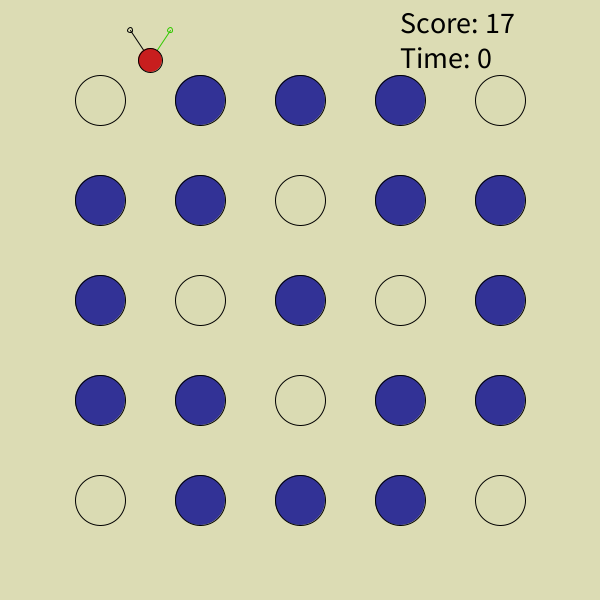
Frame 1 (no input)
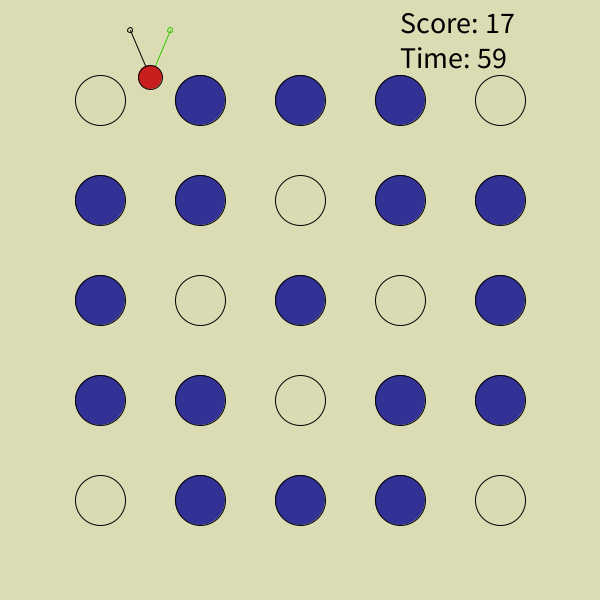
Frame 60 (the mouse pressed at the canvas centre just before this capture)
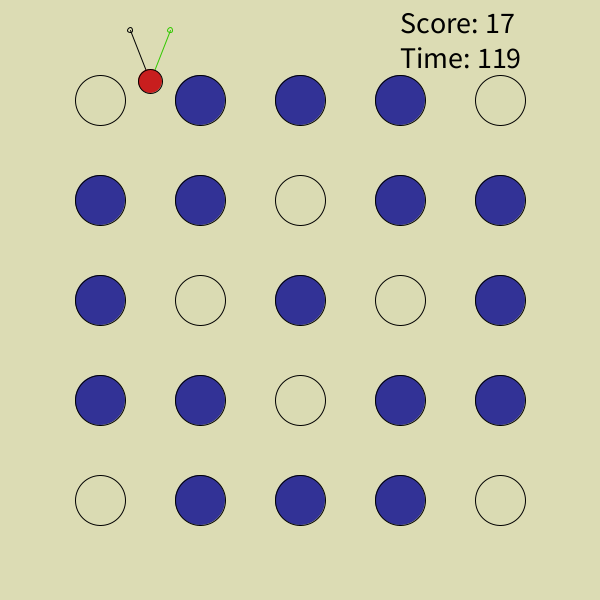
Frame 120 (the mouse held since frame 60 and released just before this capture)

The Processing sketch that drew these frames (run headless with seeded random() and noise(); from frame 60 on, the mouse is pressed at the canvas centre):

// Processing sketch: processing_149361
// ── processing_149361.pde

//GrÃ¶Ã�e des Spielblobs
int xSize;
int ySize;

//Startpunkt des Spielblobs
int xKoordinate=150;
int yKoordinate=60;

//Ankerpunkt erste Feder
int x0=xKoordinate-20;
int y0=yKoordinate-30;

//Ankerpunkt zweite Feder
int x1=xKoordinate+20;
int y1=yKoordinate-30;

//Startgeschwindigkeit
float vx=0f;
float vy=0f;

//Physikalische Konstanten
float mass=0.1f;
float spring=0.01f;
float gravity=9.81f;
float deltat=0.2f;
float friction=0.01f;


//Ankerpunkte in Sechstel-Spielfeldbreiten
int[] xCoords=new int[]{1,2,3,4,5,
                        1,2,3,4,5,
                        1,2,3,4,5,
                        1,2,3,4,5,
                        1,2,3,4,5};
int[] yCoords=new int[]{1,1,1,1,1,
                        2,2,2,2,2,
                        3,3,3,3,3,
                        4,4,4,4,4,
                        5,5,5,5,5};
int[] anchorState=new int[]{0,1,1,1,0, 1,1,0,1,1, 1,0,1,0,1, 1,1,0,1,1, 0,1,1,1,0};

int anchorSize;

//Verwaltungsvariablen
int spielFeldGroesse;
boolean gameover=false;
boolean free=false;
int state=1;
int timer=0;

//KÃ¼nstlerischer Ausdruck
color figurFarbe=color(200,30,30);
color hintergrundFarbe=color(220,220,180);

//PunktezÃ¤hler
int score;

void setup(){
    size(600,600);
    ellipseMode(CENTER);
    textAlign(LEFT,CENTER);
    prepareSpielFeld();
}

void mouseClicked(){
  int clickedAnchor=-1;
  for(int i=0;i<anchorState.length;i++){
    if(dist(xCoords[i],yCoords[i],mouseX,mouseY)<anchorSize/2&&anchorState[i]==1){
      clickedAnchor=i;
      anchorState[i]=0;
      break;
    }
  }
  if(clickedAnchor>-1||gameover){
    free=!free;
    state+=1;
    if(state>2)state=1;
  }
  updateFederAnker();    
}

void updateFederAnker(){ 
  if(free){
    if(state==1){
      x0=mouseX;
      y0=mouseY;
      }else{
        x1=mouseX;
        y1=mouseY;
      }
      free=false;
  }
}

void draw(){
  drawSpielFeld();
  drawSpielFigur();
  updatePhysics();
  updateScore();
  drawScoreBoard();
}

void drawSpielFeld(){
  background(hintergrundFarbe);
  drawAnchors();
}

void drawSpielFigur(){
    //Federn zeichnen - die, die als nÃ¤chste versetzt wird, in grÃ¼n!
    fill(0,0,0,0);

    if(state==2) stroke(50,200,0);
    else stroke(0,0,0);
    line(x0,y0,xKoordinate,yKoordinate);
    ellipse(x0,y0,5,5);
    
    if(state==1) stroke(50,200,0);
    else stroke(0,0,0);
    line(x1,y1,xKoordinate,yKoordinate);
    ellipse(x1,y1,5,5);


    //Spielblob zeichnen
    stroke(0,0,0);
    fill(figurFarbe);
    ellipse(xKoordinate,yKoordinate,xSize,ySize);
}

void drawAnchors(){
    for(int i=0;i<xCoords.length;i++){
        stroke(0);
        if(anchorState[i]==1){
            fill(50,50,150);
        }else if(anchorState[i]==2){
            fill(150,50,50);       
        }else{
            fill(50,150,50,2);
        }
        ellipse(xCoords[i],yCoords[i],anchorSize,anchorSize);
    }
}

void updateScore(){
    for(int i=0;i<xCoords.length;i++){
        if(anchorState[i]==1&&dist(xCoords[i],yCoords[i],xKoordinate,yKoordinate)<=(xSize+anchorSize)/2)
            anchorState[i]=2; //berÃ¼hrt!            
    }
}

void drawScoreBoard(){
    score=anchorState.length;
    for(int i:anchorState){
        if(i==0)score--;
    }
    textSize(30);
    fill(0);
    text("Score: "+score+"\nTime: "+timer,width-200,40);
    boolean someleft=false;
    for(int i:anchorState){
        if(i==1)someleft=true;
    }
    if(!someleft){
        text("Game Over!",width/2-150,height/2);
        gameover=true;
        friction=1e-4;
    }else timer=frameCount;
}

void updatePhysics(){
    float Fx=0;
    //Schwerkraft
    float Fy=gravity*mass;
    //Federn
    Fy-=spring*(yKoordinate-y0);
    Fx-=spring*(xKoordinate-x0);
    Fy-=spring*(yKoordinate-y1);
    Fx-=spring*(xKoordinate-x1);
    //Reibung
    Fy-=friction*vy;
    Fx-=friction*vx;
    //v=v0+a*t=F*t/m
    vy+=Fy*deltat/mass;
    vx+=Fx*deltat/mass;
    //s=s0+v*t
    yKoordinate+=vy*deltat;
    xKoordinate+=vx*deltat;
}

void prepareSpielFeld(){
    spielFeldGroesse=width;
    for(int i=0;i<anchorState.length;i++){
      xCoords[i]=xCoords[i]*spielFeldGroesse/6;
      yCoords[i]=yCoords[i]*spielFeldGroesse/6;
    }
    anchorSize=spielFeldGroesse/12;
    xSize=spielFeldGroesse/25;
    ySize=spielFeldGroesse/25;
}
